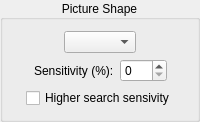
                   <widget class="QGroupBox" name="pictureShapeOptions">
                    <property name="title">
                     <string>Picture Shape</string>
                    </property>
                    <property name="alignment">
                     <set>Qt::AlignCenter</set>
                    </property>
                    <layout class="QVBoxLayout" name="verticalLayout_20">
                     <item>
                      <layout class="QHBoxLayout" name="horizontalLayout_15">
                       <item>
                        <spacer name="horizontalSpacer_37">
                         <property name="orientation">
                          <enum>Qt::Horizontal</enum>
                         </property>
                         <property name="sizeHint" stdset="0">
                          <size>
                           <width>1</width>
                           <height>1</height>
                          </size>
                         </property>
                        </spacer>
                       </item>
                       <item>
                        <widget class="QComboBox" name="pictureShapeSelector">
                        </widget>
                       </item>
                       <item>
                        <spacer name="horizontalSpacer_38">
                         <property name="orientation">
                          <enum>Qt::Horizontal</enum>
                         </property>
                         <property name="sizeHint" stdset="0">
                          <size>
                           <width>1</width>
                           <height>1</height>
                          </size>
                         </property>
                        </spacer>
                       </item>
                      </layout>
                     </item>
                     <item>
                      <widget class="QWidget" name="pictureShapeSensitivityOptions" native="true">
                       <layout class="QHBoxLayout" name="horizontalLayout_16">
                        <property name="leftMargin">
                         <number>0</number>
                        </property>
                        <property name="topMargin">
                         <number>0</number>
                        </property>
                        <property name="rightMargin">
                         <number>0</number>
                        </property>
                        <property name="bottomMargin">
                         <number>0</number>
                        </property>
                        <item>
                         <spacer name="horizontalSpacer_39">
                          <property name="orientation">
                           <enum>Qt::Horizontal</enum>
                          </property>
                          <property name="sizeHint" stdset="0">
                           <size>
                            <width>1</width>
                            <height>1</height>
                           </size>
                          </property>
                         </spacer>
                        </item>
                        <item>
                         <widget class="QLabel" name="pictureShapeSensitivityLabel">
                          <property name="text">
                           <string>Sensitivity (%):</string>
                          </property>
                         </widget>
                        </item>
                        <item>
                         <widget class="QSpinBox" name="pictureShapeSensitivitySB">
                          <property name="minimum">
                           <number>0</number>
                          </property>
                          <property name="maximum">
                           <number>100</number>
                          </property>
                          <property name="toolTip">
                           <string>Set how strongly picture boundaries are detected.</string>
                          </property>
                         </widget>
                        </item>
                        <item>
                         <spacer name="horizontalSpacer_40">
                          <property name="orientation">
                           <enum>Qt::Horizontal</enum>
                          </property>
                          <property name="sizeHint" stdset="0">
                           <size>
                            <width>1</width>
                            <height>1</height>
                           </size>
                          </property>
                         </spacer>
                        </item>
                       </layout>
                      </widget>
                     </item>
                     <item>
                      <layout class="QHBoxLayout" name="horizontalLayout_34">
                       <item>
                        <spacer name="horizontalSpacer_72">
                         <property name="orientation">
                          <enum>Qt::Horizontal</enum>
                         </property>
                         <property name="sizeHint" stdset="0">
                          <size>
                           <width>1</width>
                           <height>0</height>
                          </size>
                         </property>
                        </spacer>
                       </item>
                       <item>
                        <widget class="QCheckBox" name="higherSearchSensitivityCB">
                         <property name="text">
                          <string>Higher search sensivity</string>
                         </property>
                         <property name="toolTip">
                          <string>Search more aggressively for picture boundaries.</string>
                         </property>
                        </widget>
                       </item>
                       <item>
                        <spacer name="horizontalSpacer_73">
                         <property name="orientation">
                          <enum>Qt::Horizontal</enum>
                         </property>
                         <property name="sizeHint" stdset="0">
                          <size>
                           <width>1</width>
                           <height>0</height>
                          </size>
                         </property>
                        </spacer>
                       </item>
                      </layout>
                     </item>
                    </layout>
                   </widget>
